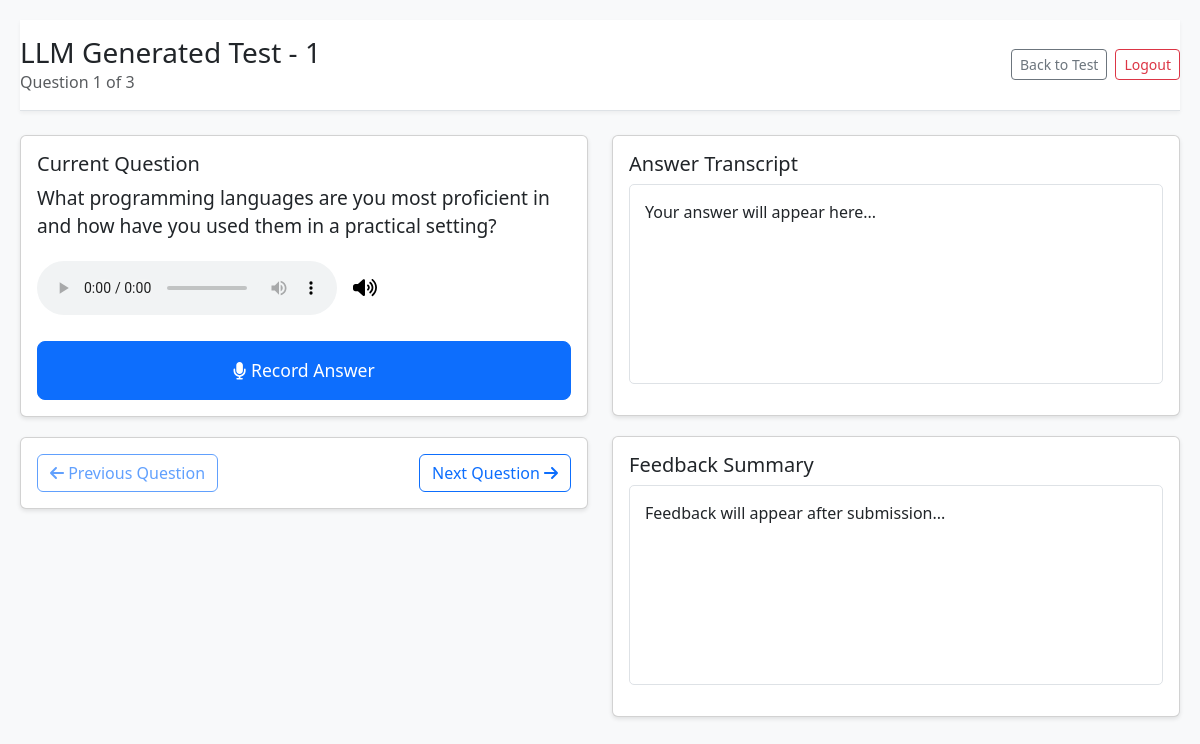
The app's page /candidate/question/4 (signed in), older data.
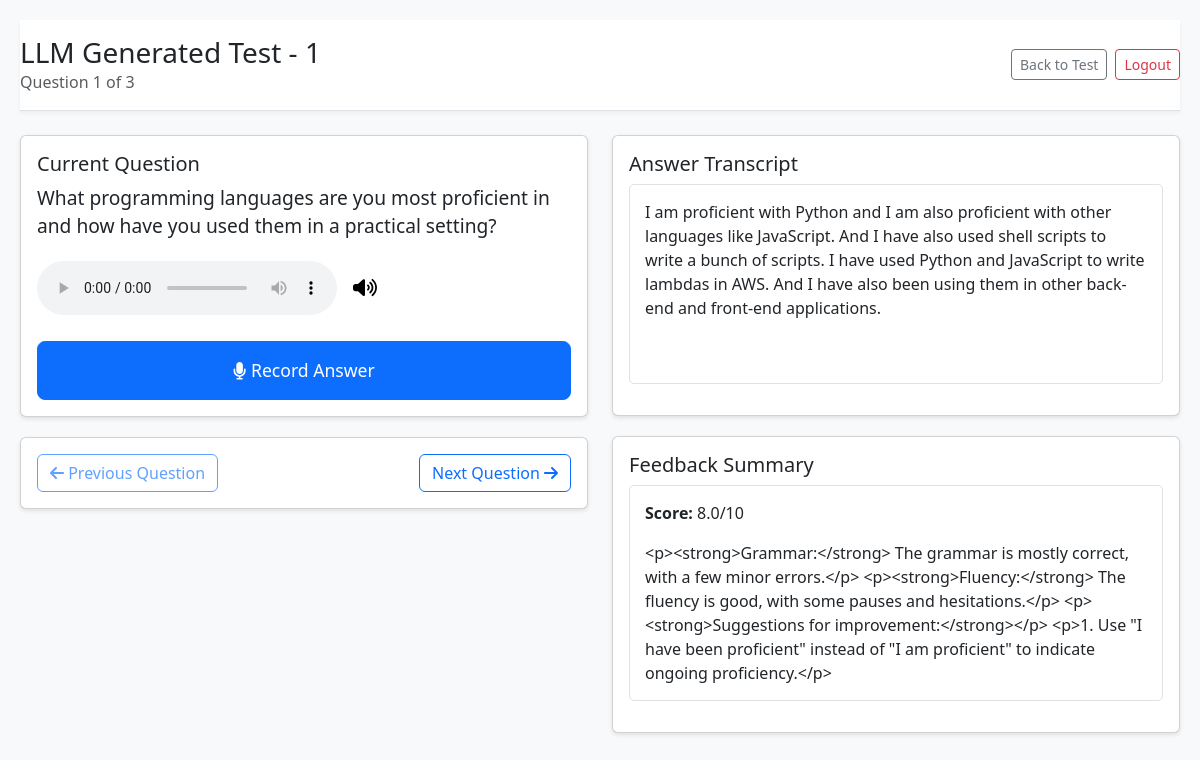
The same page, newer data.
### app.py (models this page shows)
class Question(db.Model):
    id = db.Column(db.Integer, primary_key=True)
    test_id = db.Column(db.Integer, db.ForeignKey('test.id'), nullable=False)
    text = db.Column(db.String(500), nullable=False)
    context = db.Column(db.Text, nullable=True)
    order = db.Column(db.Integer, nullable=False)
    answer = db.Column(db.Text)
    audio_path = db.Column(db.String(200))
    score = db.Column(db.Float)
    feedback = db.Column(db.Text)

### app.py (the view)
@app.route('/candidate/question/<int:question_id>')
@login_required
@role_required('candidate')
def candidate_question(question_id):
    question = Question.query.get_or_404(question_id)
    test = Test.query.get(question.test_id)
    all_questions = Question.query.filter_by(test_id=test.id).order_by(Question.order).all()
    current_index = next((i for i, q in enumerate(all_questions) if q.id == question_id), 0)
    return render_template('candidate_question.html',
                          question=question,
                          test=test,
                          all_questions=all_questions,
                          current_index=current_index)

### app.py (called while the page is built)
def login_required(f):
    @wraps(f)
    def decorated_function(*args, **kwargs):
        if 'user' not in session:
            flash('Please log in first.', 'warning')
            return redirect(url_for('login'))
        return f(*args, **kwargs)
    return decorated_function

def role_required(role):
    def decorator(f):
        @wraps(f)
        def decorated_function(*args, **kwargs):
            if 'user' not in session or session['role'] != role:
                flash(f'You do not have permission to access this page.', 'danger')
                return redirect(url_for('login'))
            return f(*args, **kwargs)
        return decorated_function
    return decorator

### templates/candidate_question.html (shortened to what the changed rows need)
<!DOCTYPE html>
<html lang="en">
<head>
    <link href="https://cdn.jsdelivr.net/npm/bootstrap@5.3.0/dist/css/bootstrap.min.css" rel="stylesheet">
    <link rel="stylesheet" href="{{ url_for('static', filename='css/style.css') }}">
</head>
<body>
    <div class="container-fluid">
        <header class="py-3 border-bottom">
            <div class="d-flex justify-content-between align-items-center">
                <div>
                    <h1 class="h3 mb-0">{{ test.title }}</h1>
                </div>
            </div>
        </header>
        <div class="row mt-4">
            <div class="col-md-6">
                <div class="card">
                    <div class="card-body">
                        <h5 class="card-title">Current Question</h5>
                        <p class="question-text" id="currentQuestion">{{ question.text }}</p>
                        <div class="audio-controls">
                            <audio id="questionAudio" controls>
                                <source src="{{ url_for('text_to_speech', text=question.text) }}" type="audio/mpeg">
                            </audio>
                            <button class="mute-button" id="muteButton" title="Mute/Unmute">
                            </button>
                        </div>
                        <button class="btn btn-primary btn-lg mt-3" id="recordButton" data-question-id="{{ question.id }}">
                            <i class="fas fa-microphone"></i> Record Answer
                        </button>
                    </div>
                </div>
            </div>
            <div class="col-md-6">
                <div class="card">
                    <div class="card-body">
                        <h5 class="card-title">Answer Transcript</h5>
                        <div class="transcript-box" id="transcriptBox">
                            {% if question.answer %}
                                {{ question.answer }}
                            {% else %}
                                Your answer will appear here...
                            {% endif %}
                        </div>
                    </div>
                </div>
                <div class="card mt-3">
                    <div class="card-body">
                        <h5 class="card-title">Feedback Summary</h5>
                        <div class="feedback-box" id="feedbackBox">
                            {% if question.feedback %}
                                <div class="mb-3">
                                    <strong>Score:</strong> {{ question.score }}/10
                                </div>
                                {{ question.feedback }}
                            {% else %}
                                Feedback will appear after submission...
                            {% endif %}
                        </div>
                    </div>
                </div>
            </div>
        </div>
    </div>
</body>
</html>

Row changes from the older to the newer data that the page shows:
changed Question: answer (not shown) → "I am proficient with Python and I am also proficient with other languages like JavaScript. And I have also used shell scripts to write a bunch of scripts. I have used Python and JavaScript to write lambdas in AWS. And I have also been using them in other back-end and front-end applications."; score (not shown) → "8.0"; feedback (not shown) → "<p><strong>Grammar:</strong> The grammar is mostly correct, with a few minor errors.</p> <p><strong>Fluency:</strong> The fluency is good, with some pauses and hesitations.</p> <p><strong>Suggestions for improvement:</strong></p> <p>1. Use \"I have been proficient\" instead of \"I am proficient\" to indicate ongoing proficiency.</p>"
Text that changed along with them:
text no longer shown: "Your answer will appear here... Feedback will appear after submission..."
text now shown: "Score: /10"
